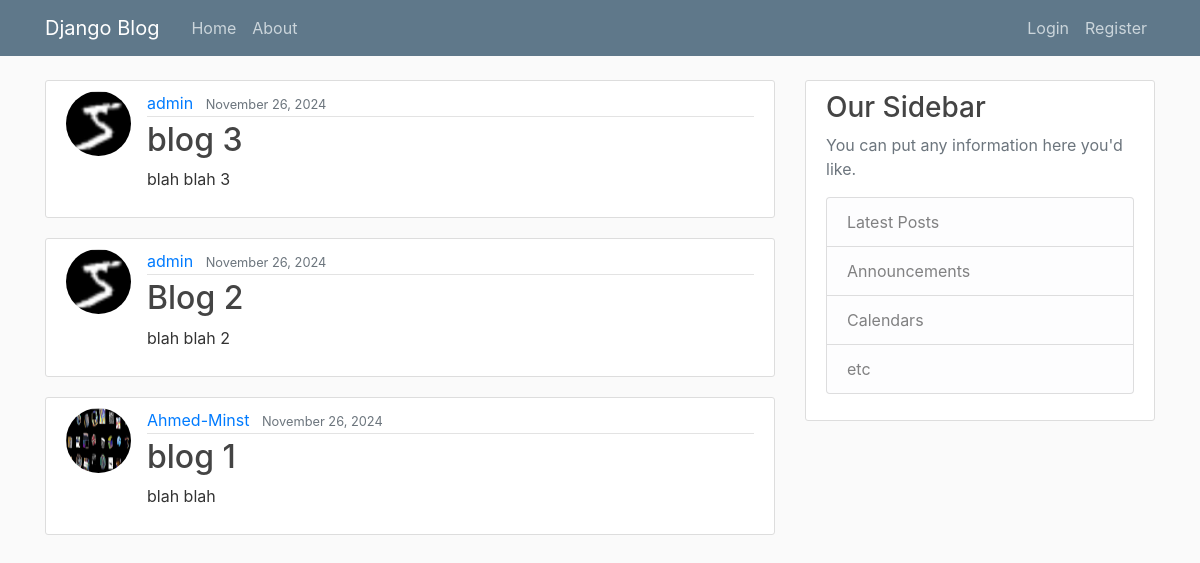
/, run on an earlier commit of the app's database.
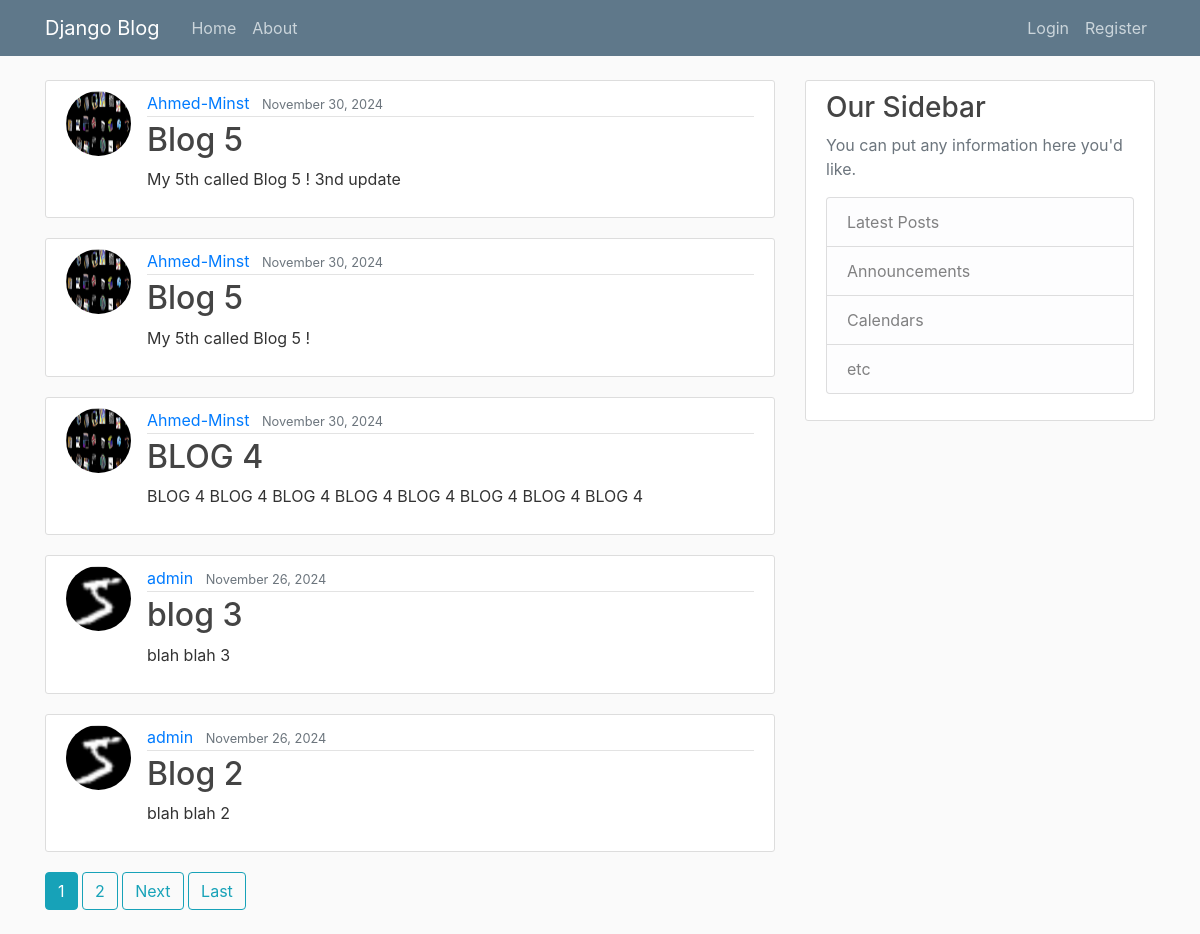
And on a later commit of the database.
### blog/models.py (models this page shows, shortened)
class Post(models.Model):
    title = models.CharField(max_length=100)
    content = models.TextField()
    date_posted = models.DateTimeField(default=timezone.now)
    author = models.ForeignKey(User,on_delete=models.CASCADE)

### users/models.py (models this page shows, shortened)
class Profile(models.Model):
    user = models.OneToOneField(User,on_delete=models.CASCADE)
    image =models.ImageField(default='default.jpg',upload_to='profile_pics')

### blog/views.py (the view)
# urls.py: path('', view=PostListView.as_view(),name='blog-home'),
class PostListView(ListView):
    model = Post
    template_name = 'blog/home.html' #<app>/<model>_<viewtype>.html
    context_object_name = 'posts'
    ordering = ['-date_posted']
    paginate_by =5

### blog/templates/blog/home.html (shortened to what this page needs)
{% extends "blog/base.html" %}
{% block content %}
    {% for post in posts %}
    <article class="media content-section">
      <img class="rounded-circle article-img" src="{{ post.author.profile.image.url }}">
        <div class="media-body">
          <div class="article-metadata">
            <a class="mr-2" href="#">{{ post.author }}</a>
            <small class="text-muted">{{ post.date_posted|date:"F d, Y" }}</small>
          </div>
          <h2><a class="article-title" href="{% url 'post-detail' post.id %}">{{ post.title }}</a></h2>
          <p class="article-content">{{ post.content }}</p>
        </div>
    </article>
    {% endfor %}
    {% if is_paginated %}
      {% for num in page_obj.paginator.page_range %}
        {% if page_obj.number == num %}
          <a class="btn btn-info mb-4" href="?page={{ num }}">{{ num }}</a>
        {% elif num > page_obj.number|add:"-3" and num < page_obj.number|add:"3" %}
          <a class="btn btn-outline-info mb-4" href="?page={{ num }}">{{ num }}</a>
        {% endif %}
      {% endfor %}
      {% if page_obj.has_next %}
        <a class="btn btn-outline-info mb-4" href="?page={{ page_obj.next_page_number }}">Next</a>
        <a class="btn btn-outline-info mb-4" href="?page={{ page_obj.paginator.num_pages }}">Last</a>
      {% endif %}
    {% endif %}
{% endblock content %}

What changed in the data, as far as the page shows it:
no longer on this page (row edited): Post: author.profile.image (picture), author "Ahmed-Minst", date_posted "November 26, 2024", title "blog 1", content "blah blah"
added Post: author.profile.image (picture), author "Ahmed-Minst", date_posted "November 30, 2024", title "Blog 5", content "My 5th called Blog 5 ! 3nd update"
added Post: author.profile.image (picture), author "Ahmed-Minst", date_posted "November 30, 2024", title "Blog 5", content "My 5th called Blog 5 !"
added Post: author.profile.image (picture), author "Ahmed-Minst", date_posted "November 30, 2024", title "BLOG 4", content "BLOG 4 BLOG 4 BLOG 4 BLOG 4 BLOG 4 BLOG 4 BLOG 4 BLOG 4"
Also different on the page:
new list line: "1"
new list line: "2"
text now shown: "Next Last"
